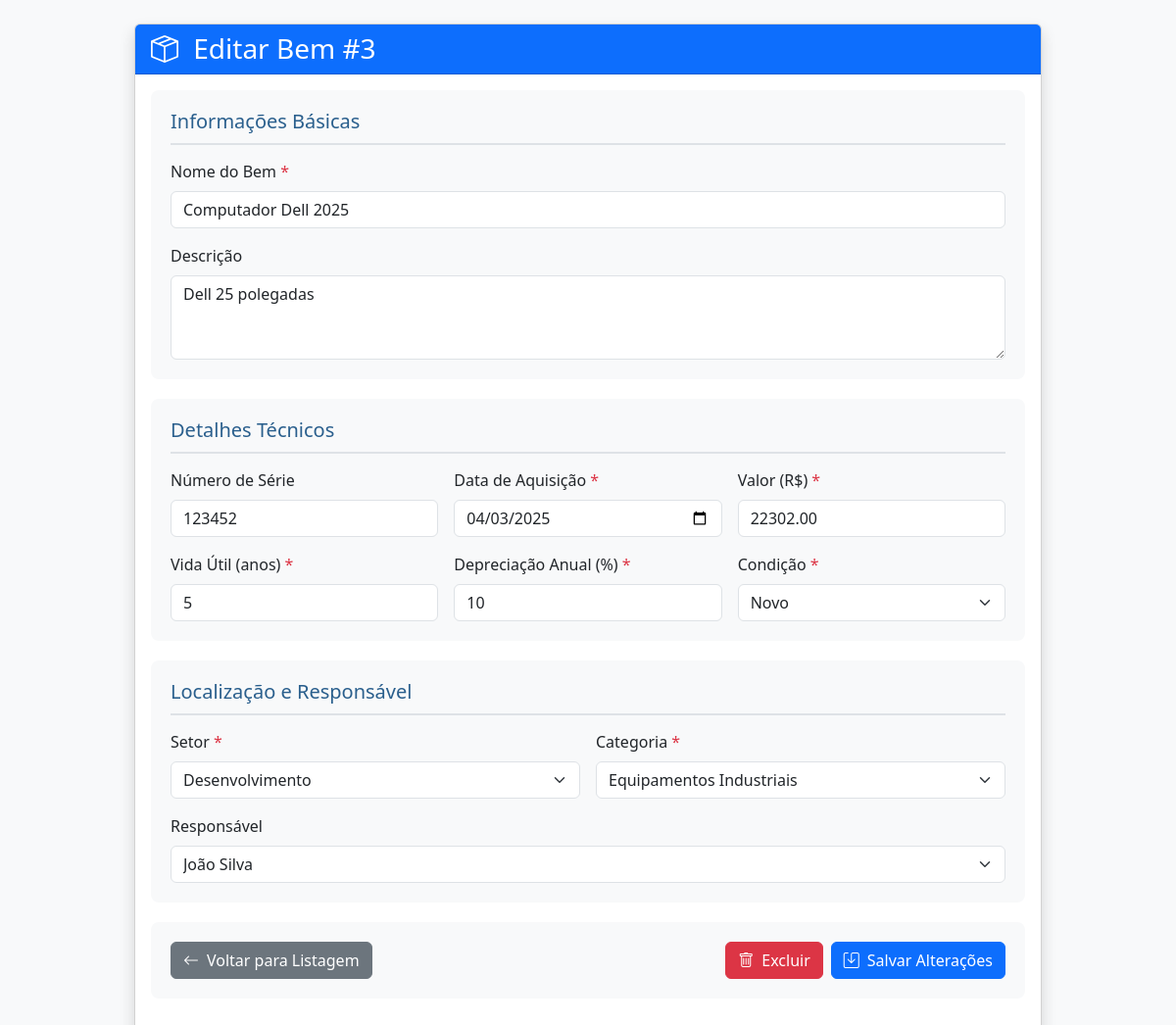
Page /novo_bem.php?id=3 on the committed database.
### tables this page shows
CREATE TABLE `bem` (
  `id_bem` bigint(20) UNSIGNED NOT NULL,
  `nome` varchar(255) NOT NULL,
  `descricao` text DEFAULT NULL,
  `numero_serie` varchar(100) DEFAULT NULL,
  `data_aquisicao` date DEFAULT NULL,
  `valor_aquisicao` decimal(12,2) DEFAULT NULL,
  `vida_util` float DEFAULT NULL,
  `data_adicao` date DEFAULT curdate(),
  `condicao` varchar(100) DEFAULT NULL,
  `porcentagem_depreciacao` float DEFAULT NULL,
  `id_categoria` bigint(20) UNSIGNED DEFAULT NULL,
  `id_setor` bigint(20) UNSIGNED DEFAULT NULL,
  `id_usuario` bigint(20) UNSIGNED DEFAULT NULL
);

CREATE TABLE `setor` (
  `id_setor` bigint(20) UNSIGNED NOT NULL,
  `nome` varchar(150) NOT NULL,
  `descricao` text DEFAULT NULL,
  `capacidade` int(11) DEFAULT NULL,
  `id_departamento` bigint(20) UNSIGNED NOT NULL
);

CREATE TABLE `categoria` (
  `id_categoria` bigint(20) UNSIGNED NOT NULL,
  `nome` varchar(100) NOT NULL,
  `descricao` text DEFAULT NULL
);

CREATE TABLE `usuario` (
  `id_usuario` bigint(20) UNSIGNED NOT NULL,
  `nome` varchar(255) NOT NULL,
  `cpf` varchar(14) NOT NULL,
  `celular` varchar(20) DEFAULT NULL,
  `email` varchar(255) NOT NULL,
  `data_nascimento` date DEFAULT NULL,
  `id_endereco` bigint(20) UNSIGNED DEFAULT NULL,
  `administrador` tinyint(1) DEFAULT 0
);

### novo_bem.php (the view, shortened to what this page needs)
<?php
require 'config.php';
$bem = [
    'id_bem' => '',
    'nome' => '',
    'descricao' => '',
    'numero_serie' => '',
    'data_aquisicao' => date('Y-m-d'),
    'valor_aquisicao' => '',
    'vida_util' => '5',
    'condicao' => 'Novo',
    'porcentagem_depreciacao' => '10',
    'id_setor' => '',
    'id_categoria' => '',
    'id_usuario' => ''
];
$erros = [];
try {
    $setores = $pdo->query("SELECT id_setor, nome FROM Setor ORDER BY nome")->fetchAll();
    $categorias = $pdo->query("SELECT id_categoria, nome FROM Categoria ORDER BY nome")->fetchAll();
    $usuarios = $pdo->query("SELECT id_usuario, nome FROM Usuario ORDER BY nome")->fetchAll();
} catch (PDOException $e) {
    $erros[] = "Erro ao carregar dados: " . $e->getMessage();
}
if ($_SERVER['REQUEST_METHOD'] === 'POST') {
    $dados = filter_input_array(INPUT_POST, FILTER_SANITIZE_SPECIAL_CHARS);
    foreach ($dados as $key => $value) {
        if (array_key_exists($key, $bem)) {
            $bem[$key] = $value;
        }
    }
    $camposObrigatorios = [
        'nome' => 'Nome',
        'id_setor' => 'Setor',
        'id_categoria' => 'Categoria',
        'vida_util' => 'Vida Útil',
        'porcentagem_depreciacao' => 'Depreciação'
    ];
    foreach ($camposObrigatorios as $campo => $nome) {
        if (empty($dados[$campo])) {
            $erros[] = "O campo $nome é obrigatório";
        }
    }
    if (empty($erros)) {
        try {
            if (!empty($dados['id_bem'])) {
                $stmt = $pdo->prepare("
                    UPDATE Bem SET
                    nome = ?,
                    descricao = ?,
                    numero_serie = ?,
                    data_aquisicao = ?,
                    valor_aquisicao = ?,
                    vida_util = ?,
                    condicao = ?,
                    porcentagem_depreciacao = ?,
                    id_setor = ?,
                    id_categoria = ?,
                    id_usuario = ?
                    WHERE id_bem = ?
                ");
                $params = [
                    $dados['nome'],
                    $dados['descricao'],
                    $dados['numero_serie'],
                    $dados['data_aquisicao'],
                    $dados['valor_aquisicao'],
                    $dados['vida_util'],
                    $dados['condicao'],
                    $dados['porcentagem_depreciacao'],
                    $dados['id_setor'],
                    $dados['id_categoria'],
                    $dados['id_usuario'],
                    $dados['id_bem']
                ];
                $stmt->execute($params);
                $sucesso = "Bem atualizado com sucesso!";
            } else {
                $stmt = $pdo->prepare("
                    INSERT INTO Bem (
                        nome, descricao, numero_serie, data_aquisicao,
                        valor_aquisicao, vida_util, condicao,
                        porcentagem_depreciacao, id_setor, id_categoria, id_usuario
                    ) VALUES (?, ?, ?, ?, ?, ?, ?, ?, ?, ?, ?)
                ");
                $params = [
                    $dados['nome'],
                    $dados['descricao'],
                    $dados['numero_serie'],
                    $dados['data_aquisicao'],
                    $dados['valor_aquisicao'],
                    $dados['vida_util'],
                    $dados['condicao'],
                    $dados['porcentagem_depreciacao'],
                    $dados['id_setor'],
                    $dados['id_categoria'],
                    $dados['id_usuario']
                ];
                $stmt->execute($params);
                $sucesso = "Bem cadastrado com sucesso!";
                $bem['id_bem'] = $pdo->lastInsertId();
            }
        } catch (PDOException $e) {
            $erros[] = "Erro no banco de dados: " . $e->getMessage();
        }
    }
} elseif (isset($_GET['id'])) {
    try {
        $stmt = $pdo->prepare("SELECT * FROM Bem WHERE id_bem = ?");
        $stmt->execute([$_GET['id']]);
        $dadosBem = $stmt->fetch();
        $bem = array_merge($bem, $dadosBem);
    } catch (PDOException $e) {
        $erros[] = "Erro ao carregar bem: " . $e->getMessage();
    }
}
?>
<!DOCTYPE html>
<html lang="pt-br">
<head>
    <link href="https://cdn.jsdelivr.net/npm/bootstrap@5.3.0/dist/css/bootstrap.min.css" rel="stylesheet">
    <link rel="stylesheet" href="https://cdn.jsdelivr.net/npm/bootstrap-icons@1.11.1/font/bootstrap-icons.css">
</head>
<body class="bg-light">
    <div class="container mt-4">
        <div class="row justify-content-center">
            <div class="col-lg-10">
                <div class="card shadow">
                    <div class="card-header bg-primary text-white">
                        <h3 class="mb-0">
                            <i class="bi bi-box-seam me-2"></i>
                            <?= empty($bem['id_bem']) ? 'Cadastrar Novo Bem' : 'Editar Bem #' . $bem['id_bem'] ?>
                        </h3>
                    </div>
                    <div class="card-body">
                        <form method="POST">
                            <div class="form-section">
                                <h5>Informações Básicas</h5>
                                <div class="row g-3">
                                    <div class="col-md-12">
                                        <label class="form-label">Nome do Bem <span class="text-danger">*</span></label>
                                        <input type="text" class="form-control" name="nome"
                                               value="<?= htmlspecialchars($bem['nome']) ?>" required>
                                    </div>
                                    <div class="col-md-12">
                                        <label class="form-label">Descrição</label>
                                        <textarea class="form-control" name="descricao" rows="3"><?=
                                            htmlspecialchars($bem['descricao'])
                                        ?></textarea>
                                    </div>
                                </div>
                            </div>
                            <div class="form-section">
                                <h5>Detalhes Técnicos</h5>
                                <div class="row g-3">
                                    <div class="col-md-4">
                                        <label class="form-label">Número de Série</label>
                                        <input type="text" class="form-control" name="numero_serie"
                                               value="<?= htmlspecialchars($bem['numero_serie']) ?>">
                                    </div>
                                    <div class="col-md-4">
                                        <label class="form-label">Data de Aquisição <span class="text-danger">*</span></label>
                                        <input type="date" class="form-control" name="data_aquisicao"
                                               value="<?= $bem['data_aquisicao'] ?>" required>
                                    </div>
                                    <div class="col-md-4">
                                        <label class="form-label">Valor (R$) <span class="text-danger">*</span></label>
                                        <input type="number" step="0.01" class="form-control" name="valor_aquisicao"
                                               value="<?= $bem['valor_aquisicao'] ?>" required>
                                    </div>
                                    <div class="col-md-4">
                                        <label class="form-label">Vida Útil (anos) <span class="text-danger">*</span></label>
                                        <input type="number" class="form-control" name="vida_util"
                                               min="1" max="50" step="1" value="<?= $bem['vida_util'] ?>" required>
                                    </div>
                                    <div class="col-md-4">
                                        <label class="form-label">Depreciação Anual (%) <span class="text-danger">*</span></label>
                                        <input type="number" class="form-control" name="porcentagem_depreciacao"
                                               min="0" max="100" step="0.1" value="<?= $bem['porcentagem_depreciacao'] ?>" required>
                                    </div>
                                    <div class="col-md-4">
                                        <label class="form-label">Condição <span class="text-danger">*</span></label>
                                        <select class="form-select" name="condicao" required>
                                            <option value="Novo" <?= $bem['condicao'] == 'Novo' ? 'selected' : '' ?>>Novo</option>
                                        </select>
                                    </div>
                                </div>
                            </div>
                            <div class="form-section">
                                <h5>Localização e Responsável</h5>
                                <div class="row g-3">
                                    <div class="col-md-6">
                                        <label class="form-label">Setor <span class="text-danger">*</span></label>
                                        <select class="form-select" name="id_setor" required>
                                            <?php foreach ($setores as $setor): ?>
                                                <option value="<?= $setor['id_setor'] ?>"
                                                    <?= $setor['id_setor'] == $bem['id_setor'] ? 'selected' : '' ?>>
                                                    <?= htmlspecialchars($setor['nome']) ?>
                                                </option>
                                            <?php endforeach; ?>
                                        </select>
                                    </div>
                                    <div class="col-md-6">
                                        <label class="form-label">Categoria <span class="text-danger">*</span></label>
                                        <select class="form-select" name="id_categoria" required>
                                            <?php foreach ($categorias as $categoria): ?>
                                                <option value="<?= $categoria['id_categoria'] ?>"
                                                    <?= $categoria['id_categoria'] == $bem['id_categoria'] ? 'selected' : '' ?>>
                                                    <?= htmlspecialchars($categoria['nome']) ?>
                                                </option>
                                            <?php endforeach; ?>
                                        </select>
                                    </div>
                                    <div class="col-md-12">
                                        <label class="form-label">Responsável</label>
                                        <select class="form-select" name="id_usuario">
                                            <?php foreach ($usuarios as $usuario): ?>
                                                <option value="<?= $usuario['id_usuario'] ?>"
                                                    <?= $usuario['id_usuario'] == $bem['id_usuario'] ? 'selected' : '' ?>>
                                                    <?= htmlspecialchars($usuario['nome']) ?>
                                                </option>
                                            <?php endforeach; ?>
                                        </select>
                                    </div>
                                </div>
                            </div>
                            <div class="form-section">
                                <div class="d-flex justify-content-between">
                                    <a href="bens.php" class="btn btn-secondary">
                                        <i class="bi bi-arrow-left me-2"></i>Voltar para Listagem
                                    </a>
                                    <div class="d-flex gap-2">
                                        <?php if (!empty($bem['id_bem'])): ?>
                                            <a href="?delete=<?= $bem['id_bem'] ?>"
                                               class="btn btn-danger"
                                               onclick="return confirm('Deseja excluir permanentemente este bem?')">
                                                <i class="bi bi-trash me-2"></i>Excluir
                                            </a>
                                        <?php endif; ?>
                                        <button type="submit" class="btn btn-primary">
                                            <i class="bi bi-save me-2"></i>Salvar Alterações
                                        </button>
                                    </div>
                                </div>
                            </div>
                        </form>
                    </div>
                </div>
            </div>
        </div>
    </div>
</body>
</html>

### novo_bem.php (style rules this page uses)
.form-section { background: #f8f9fa; border-radius: 8px; padding: 20px; margin-bottom: 20px; }
.form-section h5 { color: #2a5f8d; border-bottom: 2px solid #dee2e6; padding-bottom: 10px; margin-bottom: 15px; }

### rows in the picture
bem: id_bem "3", nome "Computador Dell 2025", descricao "Dell 25 polegadas", numero_serie "123452", data_aquisicao "04/03/2025", valor_aquisicao "22302.00", vida_util "5", porcentagem_depreciacao "10", condicao "Novo", id_setor "Desenvolvimento", id_categoria "Equipamentos Industriais", id_usuario "João Silva"
